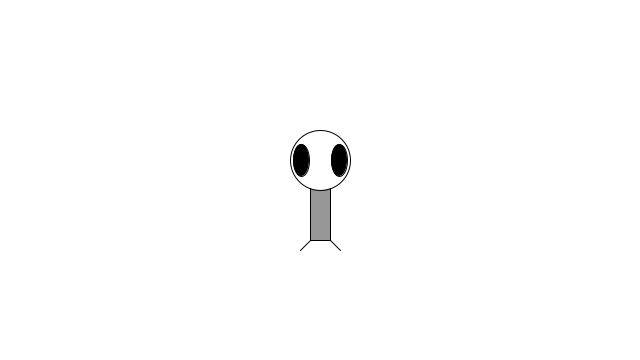
Frame 1 (no input)
Frame 60 (the mouse pressed at the canvas centre just before this capture): identical to frame 1, image omitted
Frame 120 (the mouse held since frame 60 and released just before this capture): identical to frame 1, image omitted

The Processing sketch that drew this single still picture (run headless with seeded random() and noise(); from frame 60 on, the mouse is pressed at the canvas centre):

// Processing sketch: example_3_1_setupdraw
// ── example_3_1_setupdraw.pde
// Learning Processing
// Daniel Shiffman
// http://www.learningprocessing.com

// Example 3-1: Zoog as dynamic sketch

// setup() runs first one time.  
// size() should always be first line of setup

void setup() {
  // Set the size of the window
  size(640, 360);
}

// draw() loops continuously until you close the sketch window.
void draw() {
  // Draw a white background
  background(255);   

  // Set CENTER mode
  ellipseMode(CENTER);
  rectMode(CENTER); 

  // Body
  stroke(0);
  fill(150);
  rect(320, 190, 20, 100);

  // Head
  fill(255);
  ellipse(320, 160, 60, 60); 

  // Eyes
  fill(0); 
  ellipse(301, 160, 16, 32); 
  ellipse(339, 160, 16, 32);

  // Legs
  stroke(0);
  line(310, 240, 300, 250);
  line(330, 240, 340, 250);
}
